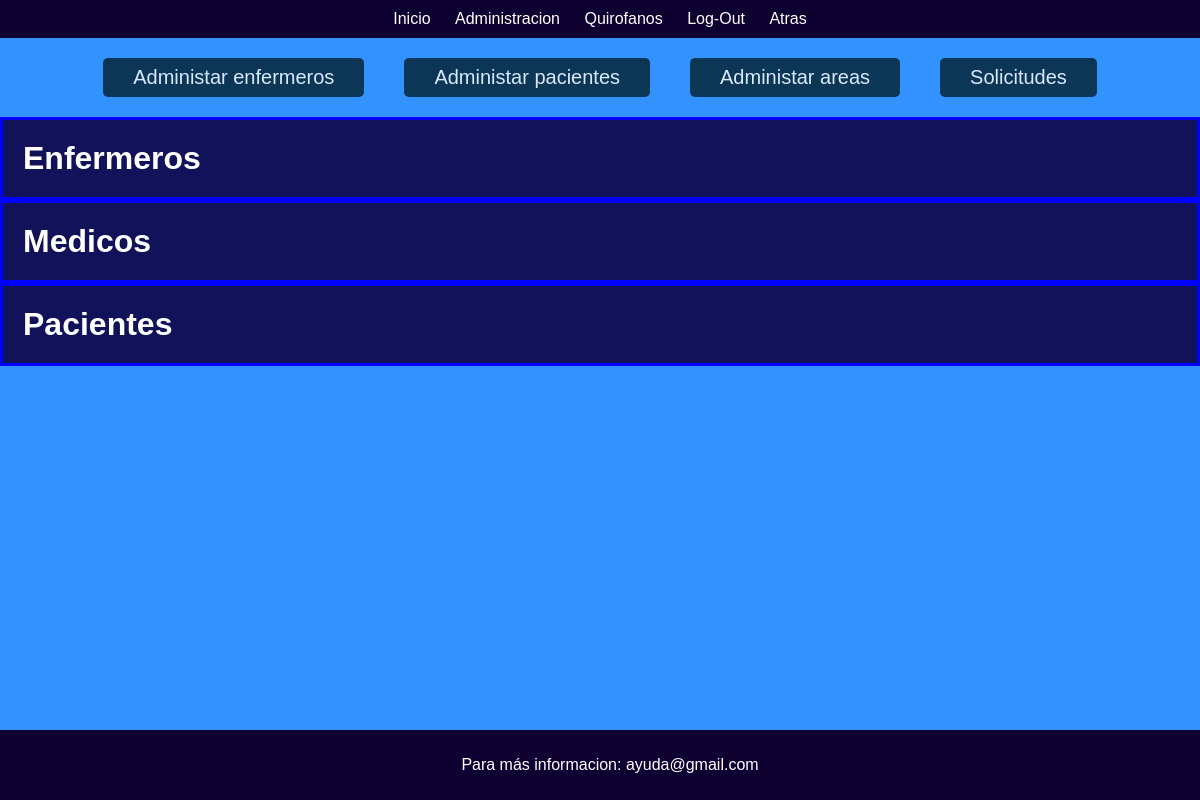
/Punk/adm.php, run on an earlier commit of the app's database.
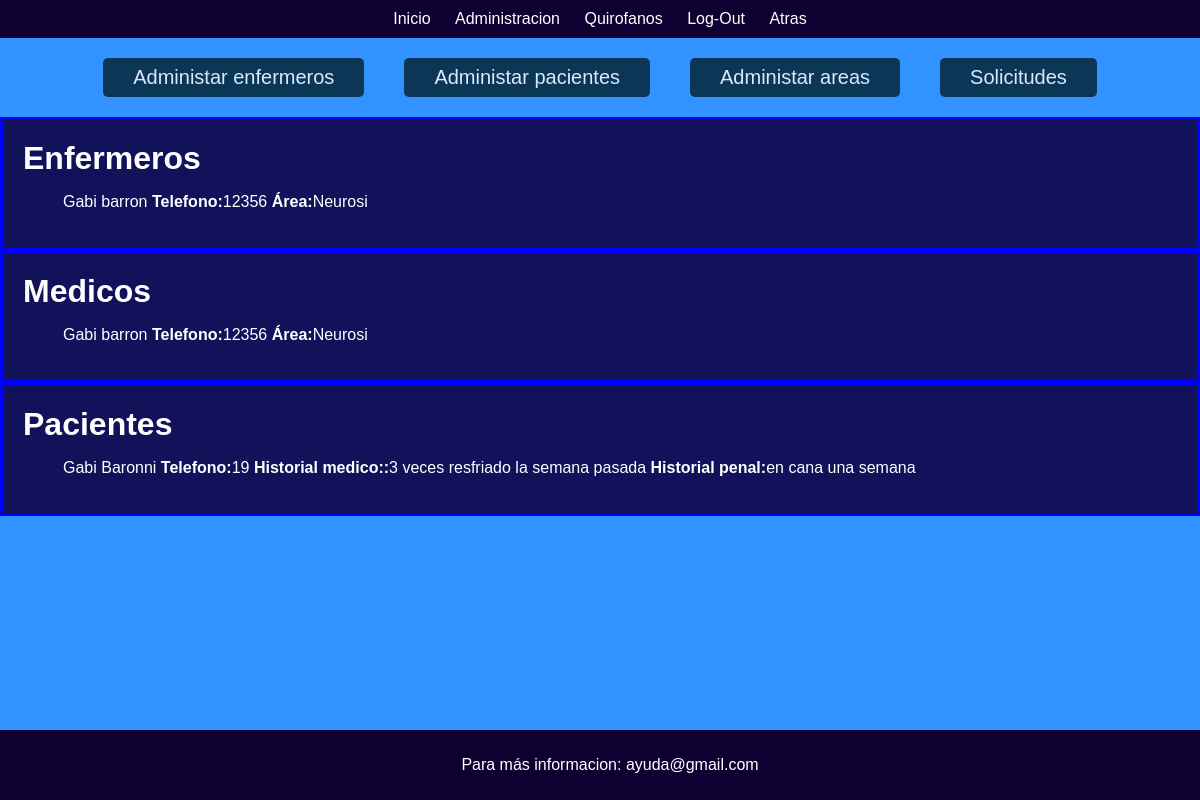
And on a later commit of the database.
### tables this page shows
CREATE TABLE `enfermeros` (
  `id_enfermero` int(11) NOT NULL,
  `nombre` text NOT NULL,
  `apellido` text NOT NULL,
  `telefono` int(200) NOT NULL,
  `correo` varchar(200) NOT NULL,
  `area` text NOT NULL
);

CREATE TABLE `pacientes` (
  `id_paciente` int(200) NOT NULL,
  `nombre` text NOT NULL,
  `apellido` text NOT NULL,
  `edad` int(150) NOT NULL,
  `fecha` varchar(200) NOT NULL,
  `sintomas` varchar(200) NOT NULL,
  `historial_medico` varchar(300) NOT NULL,
  `historial_penal` varchar(300) NOT NULL,
  `id_enfermero` int(200) NOT NULL,
  `id_area` int(200) NOT NULL
);

### Punk/adm.php (the view, shortened to what this page needs)
<!DOCTYPE html>
<html lang="en">
<head>
    <link rel="stylesheet" href="./css/Punk.css">
</head>
<body id="inicio">
    <div class="top-bar">
        <a href="#inicio">Inicio</a>
        <a href="adm.php">Administracion</a>
        <a href="hospital.php">Quirofanos</a>
        <a href="index.php">Log-Out</a>
        <a href="hospital.php">Atras</a>
    </div>
<div class="btn_adm">
    <a href="adm_enfermeros.php"><button>Administar enfermeros</button></a>
    <a href="adm_pacientes.php"><button>Administar pacientes</button></a>
    <a href="adm_areas.php"><button>Administar areas</button></a>
    <a href="notis.php"><button>Solicitudes</button></a>
</div>
    <div class="mostrar">
    <h1 id="titulo">Enfermeros</h1>
        <?php
                include ("conexion.php");
                $consulta = mysqli_query($conexion,"SELECT  * FROM enfermeros");
                while ($lista_consulta= mysqli_fetch_assoc($consulta) ){
        ?>
                <div>
                <ul id="lista">
                        <li><?php echo $lista_consulta["nombre"] . " " . $lista_consulta["apellido"]; ?></li>
                        <li><b>Telefono:</b><?php echo $lista_consulta["telefono"];?></li>
                        <li><b>Área:</b><?php echo $lista_consulta["area"];?></li>
                    </ul>
                </div>
        <?php } ?>
    </div>
<div class="mostrar">
    <h1 id="titulo">Medicos</h1>
        <?php
                include ("conexion.php");
                $consulta = mysqli_query($conexion,"SELECT  * FROM enfermeros");
                while ($lista_consulta= mysqli_fetch_assoc($consulta) ){
        ?>
                <div>
                <ul id="lista">
                        <li><?php echo $lista_consulta["nombre"] . " " . $lista_consulta["apellido"]; ?></li>
                        <li><b>Telefono:</b><?php echo $lista_consulta["telefono"];?></li>
                        <li><b>Área:</b><?php echo $lista_consulta["area"];?></li>
                    </ul>
                </div>
        <?php } ?>
    </div>
<div class="mostrar">
    <h1 id="titulo">Pacientes</h1>
        <?php
                include ("conexion.php");
                $consulta = mysqli_query($conexion,"SELECT  * FROM pacientes");
                while ($lista_consulta= mysqli_fetch_assoc($consulta) ){
        ?>
                <div>
                <ul id="lista">
                        <li><?php echo $lista_consulta["nombre"] . " " . $lista_consulta["apellido"]; ?></li>
                        <li><b>Telefono:</b><?php echo $lista_consulta["edad"];?></li>
                        <li><b>Historial medico::</b><?php echo $lista_consulta["historial_medico"];?></li>
                        <li><b>Historial penal:</b><?php echo $lista_consulta["historial_penal"];?></li>
                    </ul>
                </div>
        <?php } ?>
    </div>
    <div class="elemento-abajo">
        <p>Para más informacion: ayuda@gmail.com</p>
    </div>
</body>
</html>

What changed in the data, as far as the page shows it:
added enfermeros: nombre "Gabi", apellido "barron", telefono "12356", area "Neurosi"
added pacientes: nombre "Gabi", apellido "Baronni", edad "19", historial_medico "3 veces resfriado la semana pasada", historial_penal "en cana una semana"
